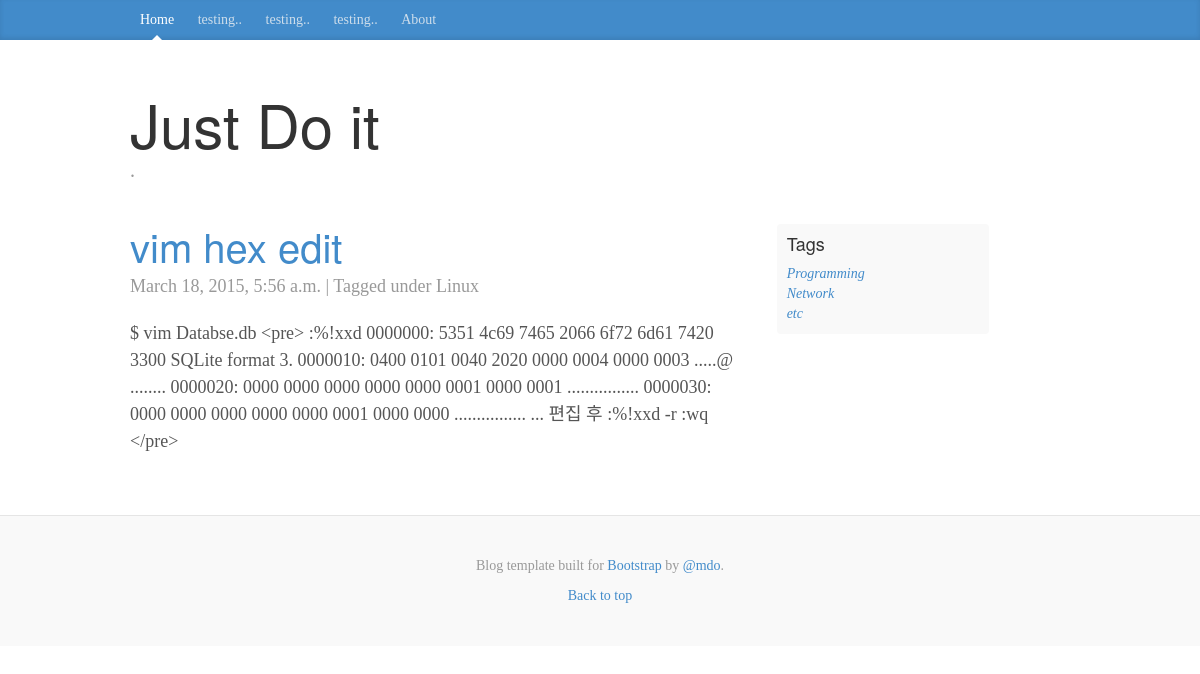
The page /entry/vim-hex-edit on the database its author committed.
### blog/models.py (models this page shows, shortened)
class Entry(models.Model):
    title = models.CharField(max_length=200)
    body = models.TextField()
    slug = models.SlugField(max_length=200, unique=True)
    publish = models.BooleanField(default=False)
    created = models.DateTimeField(auto_now_add=True)
    modified = models.DateTimeField(auto_now=True)
    tags = models.ManyToManyField(Tag)
    objects = EntryQuerySet.as_manager()
    class Meta:
        verbose_name = "Blog Entry"
        verbose_name_plural = "Blog Entries"
        ordering = ["-created"]

class Tag(models.Model):
    slug = models.SlugField(max_length=200, unique=False)
    def __str__(self):
        return self.slug

### blog/views.py (the view)
# urls.py: url(r'^entry/(?P<slug>\S+)$', views.BlogDetail.as_view(), name="entry_detail"),
class BlogDetail(generic.DetailView):
    model = models.Entry
    template_name = "post.html"

### template/post.html
{% extends "base.html" %}
{% load django_markdown %}
{% block blog_entries %}
  <div class="post">
    <h2><a href="{% url "entry_detail" slug=object.slug %}">{{ object.title }}</a></h2>
    <p class="meta">
      {{ object.created }} |
      Tagged under {{  object.tags.all|join:", " }}
    </p>
    {{ object.body|markdown }}
  </div>
{% endblock %}

### static/css/blog.css (style rules this page uses)
body { font-family: Georgia, "Times New Roman", Times, serif; color: #555; }
h1, .h1, h2, .h2, h3, .h3, h4, .h4, h5, .h5, h6, .h6 { margin-top: 0; font-family: "Helvetica Neue", Helvetica, Arial, sans-serif; font-weight: normal; color: #333; }
.post { margin-bottom: 60px; }
div.post h2:first-child { margin-bottom: 5px; font-size: 40px; }
.meta { margin-bottom: 20px; color: #999; }

### rows shown on the page
Entry: title "vim hex edit", created "March 18, 2015, 5:56 a.m.", tags.all "Linux", body "$ vim Databse.db <pre> :%!xxd 0000000: 5351 4c69 7465 2066 6f72 6d61 7420 3300 SQLite format 3. 0000010: 0400 0101 0040 2020 0000 0004 0000 0003 .....@ ........ 0000020: 0000 0000 0000 0000 0000 0001 0000 0001 ................ 0000030: 0000 0000 0000 0000 0000 0001 0000 0000 ................ ... 편집 후 :%!xxd -r :wq </pre>"
